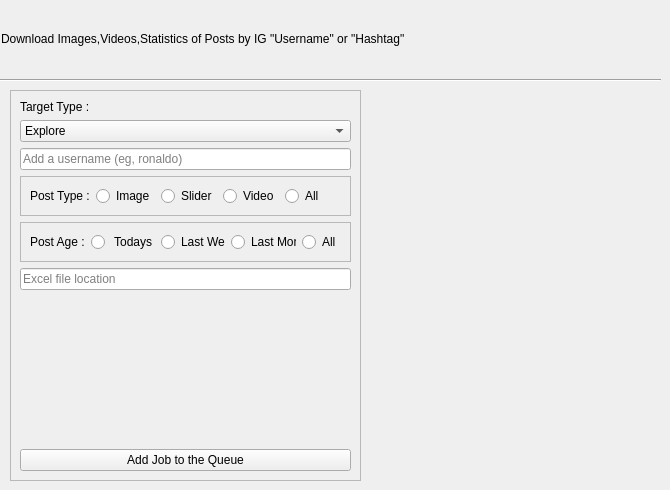
    <widget class="QWidget" name="tab_3">
     <attribute name="title">
      <string/>
     </attribute>
     <widget class="QLabel" name="label_title8">
      <property name="geometry">
       <rect>
        <x>1</x>
        <y>4</y>
        <width>651</width>
        <height>69</height>
       </rect>
      </property>
      <property name="text">
       <string>Download Images,Videos,Statistics of Posts by IG &quot;Username&quot; or &quot;Hashtag&quot;</string>
      </property>
     </widget>
     <widget class="Line" name="line_3">
      <property name="geometry">
       <rect>
        <x>0</x>
        <y>70</y>
        <width>661</width>
        <height>20</height>
       </rect>
      </property>
      <property name="orientation">
       <enum>Qt::Horizontal</enum>
      </property>
     </widget>
     <widget class="QFrame" name="frame_4">
      <property name="geometry">
       <rect>
        <x>10</x>
        <y>90</y>
        <width>351</width>
        <height>391</height>
       </rect>
      </property>
      <property name="frameShape">
       <enum>QFrame::StyledPanel</enum>
      </property>
      <property name="frameShadow">
       <enum>QFrame::Raised</enum>
      </property>
      <layout class="QVBoxLayout" name="verticalLayout_3">
       <item>
        <widget class="QLabel" name="label_8">
         <property name="text">
          <string>Target Type :</string>
         </property>
        </widget>
       </item>
       <item>
        <widget class="QComboBox" name="combo_download_type">
         <item>
          <property name="text">
           <string>Explore</string>
          </property>
         </item>
         <item>
          <property name="text">
           <string>Username</string>
          </property>
         </item>
         <item>
          <property name="text">
           <string>Hashtag</string>
          </property>
         </item>
        </widget>
       </item>
       <item>
        <widget class="QLineEdit" name="line_download_type">
         <property name="placeholderText">
          <string>Add a username (eg, ronaldo)</string>
         </property>
        </widget>
       </item>
       <item>
        <widget class="QFrame" name="frame_12">
         <property name="frameShape">
          <enum>QFrame::StyledPanel</enum>
         </property>
         <property name="frameShadow">
          <enum>QFrame::Raised</enum>
         </property>
         <layout class="QHBoxLayout" name="horizontalLayout_3">
          <item>
           <widget class="QLabel" name="label_37">
            <property name="text">
             <string>Post Type :</string>
            </property>
           </widget>
          </item>
          <item>
           <widget class="QRadioButton" name="radio_download_type_image">
            <property name="text">
             <string>Image</string>
            </property>
           </widget>
          </item>
          <item>
           <widget class="QRadioButton" name="radio_download_type_slider">
            <property name="text">
             <string>Slider</string>
            </property>
           </widget>
          </item>
          <item>
           <widget class="QRadioButton" name="radio_download_type_video">
            <property name="text">
             <string>Video</string>
            </property>
           </widget>
          </item>
          <item>
           <widget class="QRadioButton" name="radio_download_type_all">
            <property name="text">
             <string>All</string>
            </property>
           </widget>
          </item>
         </layout>
        </widget>
       </item>
       <item>
        <widget class="QFrame" name="frame_3">
         <property name="frameShape">
          <enum>QFrame::StyledPanel</enum>
         </property>
         <property name="frameShadow">
          <enum>QFrame::Raised</enum>
         </property>
         <layout class="QHBoxLayout" name="horizontalLayout_2">
          <item>
           <widget class="QLabel" name="label_7">
            <property name="text">
             <string>Post Age :</string>
            </property>
           </widget>
          </item>
          <item>
           <widget class="QRadioButton" name="radio_download_post_age_today">
            <property name="text">
             <string> Todays</string>
            </property>
           </widget>
          </item>
          <item>
           <widget class="QRadioButton" name="radio_download_post_age_week">
            <property name="text">
             <string>Last Week</string>
            </property>
           </widget>
          </item>
          <item>
           <widget class="QRadioButton" name="radio_download_post_age_month">
            <property name="text">
             <string>Last Month</string>
            </property>
           </widget>
          </item>
          <item>
           <widget class="QRadioButton" name="radio_download_post_age_all">
            <property name="text">
             <string>All</string>
            </property>
           </widget>
          </item>
         </layout>
        </widget>
       </item>
       <item>
        <widget class="QLineEdit" name="line_download_post_excel_location">
         <property name="placeholderText">
          <string>Excel file location</string>
         </property>
        </widget>
       </item>
       <item>
        <spacer name="verticalSpacer">
         <property name="orientation">
          <enum>Qt::Vertical</enum>
         </property>
         <property name="sizeHint" stdset="0">
          <size>
           <width>20</width>
           <height>40</height>
          </size>
         </property>
        </spacer>
       </item>
       <item>
        <widget class="QPushButton" name="button_download_post_task">
         <property name="cursor">
          <cursorShape>PointingHandCursor</cursorShape>
         </property>
         <property name="text">
          <string>Add Job to the Queue</string>
         </property>
        </widget>
       </item>
      </layout>
     </widget>
    </widget>
